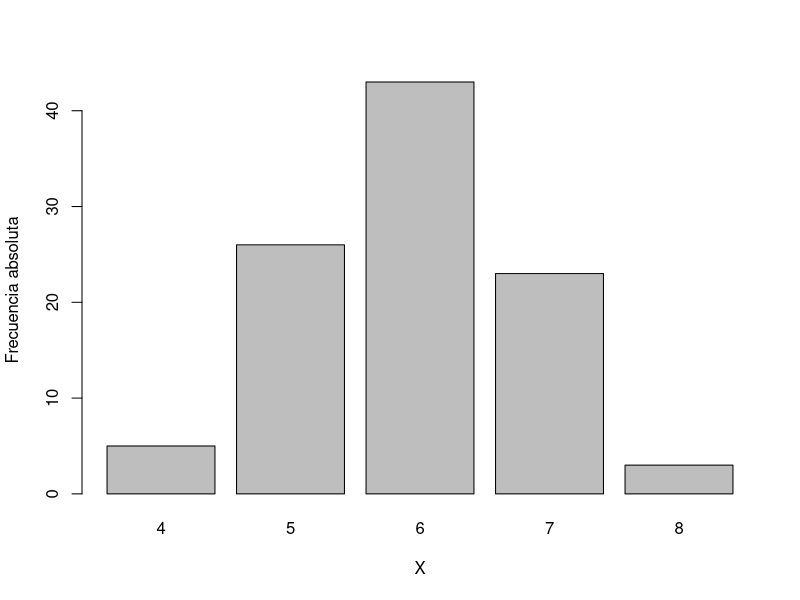
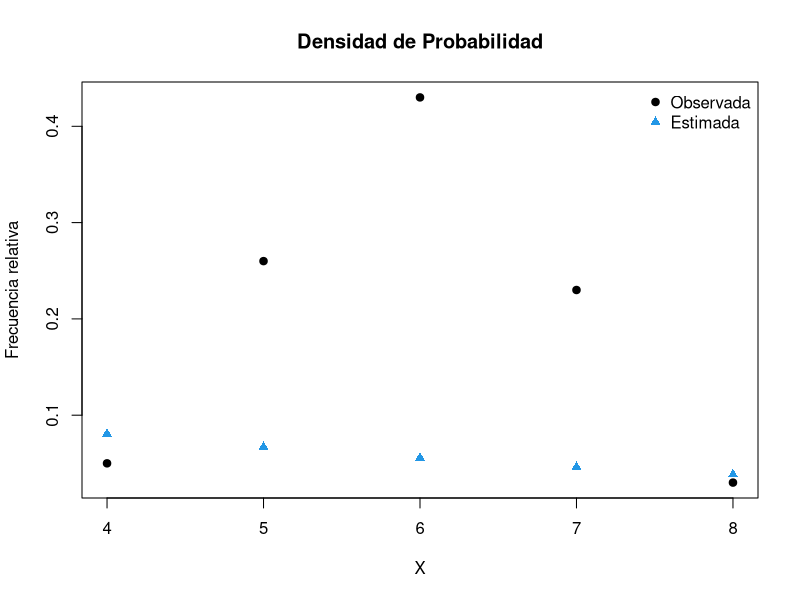
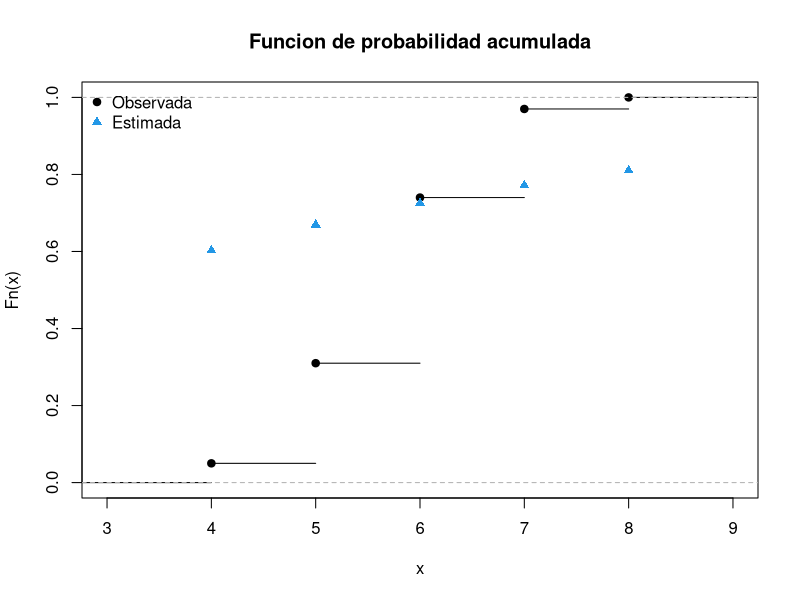
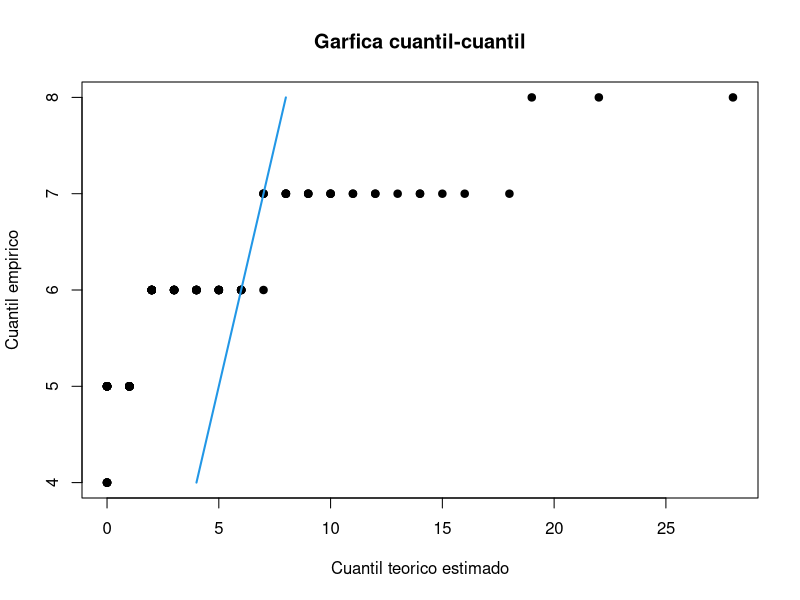

The R source for these figures, in order:
################################################################
#VARIABLE ALEATORIA CONTINUA: CASO GEOMETRICA                      #
################################################################
#Librerias utilizadas
library (gdata)
#Leyendo los datos obtenidos
dat=read.table("Data.txt")
#DATOS SIMULADOS
Xobs = dat$V1
Xobs
n=100

#ESTADISTICA DESCRIPTIVA
summary(Xobs)
var(Xobs)
r = var(Xobs)
sd = r**(1/2)
sd

#GRAFICA DE LOS DATOS: FRECUENCIA ABSOLUTA
ExtremoIntervalos<-seq(3.5,8.5,1)
TablaFrecuencia<-table(cut(Xobs,ExtremoIntervalos))
ValoresX<-seq(4,8,1)
names(TablaFrecuencia)<-ValoresX
barplot(TablaFrecuencia,xlab="X",ylab="Frecuencia absoluta")

#ESTIMADOR DE MAXIMA VEROSIMILITUD
EMV =((1/n)*sum(Xobs))**(-1)
EMV

#GRAFICA: DENSIDAD DE PROBABILIDAD VERSUS LA ESTIMADA
FrecuenciaRelativa<-as.numeric(prop.table(TablaFrecuencia))
DensidadProbabilidadEMV<-dgeom(ValoresX,EMV)
plot(ValoresX,FrecuenciaRelativa,pch=19,col=1,xlab="X",ylab="Frecuencia relativa",
     main="Densidad de Probabilidad")
points(ValoresX,DensidadProbabilidadEMV,pch=17,col=4)
legend("topright",c("Observada","Estimada"),pch=c(19,17),col=c(1,4),bty="n")

#GRAFICA: DISTRIBUCION EMPIRICA VERSUS ESTIMADA
Fempirica<-ecdf(Xobs)
DistribucionEMV<-pgeom(ValoresX,EMV)
plot(Fempirica,main="Funcion de probabilidad acumulada")
points(ValoresX,DistribucionEMV,type="p",pch=17,col=4)
legend("topleft",c("Observada","Estimada"),pch=c(19,17),col=c(1,4),bty="n")

#GRAFICA: CUANTIL EMPIRICO VERSUS TEORICO ESTIMADO
valpha<-(seq(1,n,1)-0.5)/n
QTE<-qgeom(valpha,EMV)
QE<-sort(Xobs)
plot(QTE,QE,type="p",pch=19,cex=1,xlab="Cuantil teorico estimado",ylab="Cuantil empirico",
     main="Garfica cuantil-cuantil")
segments(4,4,8,8,lwd=2,col=4)
